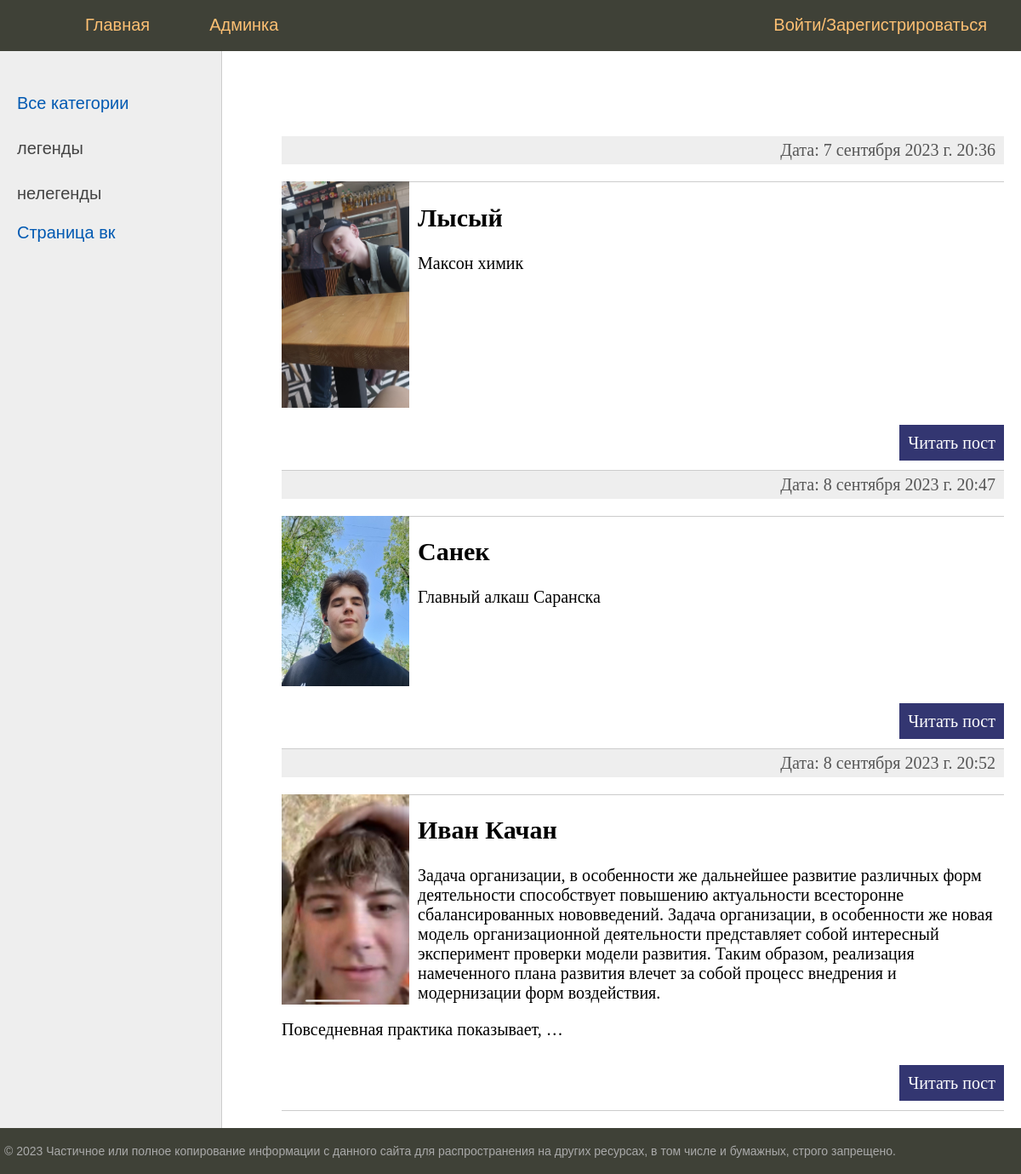
The page / on the database its author committed.
### messager/models.py (models this page shows, shortened)
class Categories(models.Model):
    name = models.CharField(max_length=255)
    def get_absolute_url(self):
        return reverse('category', kwargs={'cat_id':self.pk})
    class Meta:
        verbose_name='категория'
        verbose_name_plural = 'категории'

class Messager(models.Model):#создание базы данных мессанджер
    title = models.CharField(max_length=255, verbose_name='Заголовок')#вербос смена навзвания таблицы для админки
    content = models.TextField(blank=True)
    photo = models.ImageField(upload_to='photos/%Y/%m/%d')
    time_create = models.DateTimeField(auto_now_add=True)
    time_update = models.DateTimeField(auto_now=True)
    is_published = models.BooleanField(default=True)
    cat = models.ForeignKey('Categories', on_delete=models.PROTECT, null=True)
    class Meta:#доп класс для изменения названия бд в панели админа
        verbose_name = 'легенда'
        verbose_name_plural = 'легенда'

### messager/views.py (the view)
# urls.py: path('', views.index, name='home'),
def index(request):
    posts = Messager.objects.all()#получить ссылки на все содержимое базы данных
    cats = Categories.objects.all()
    cat_selected = 0
    menu =  'главная', 'админка', 'войти/зарегистрироваться'
    return render(request, 'messager/index.html', {'menu':menu, 'title':'Главная страница', 'posts':posts, 'cats':cats, 'cat_selected':cat_selected})#шаблон главной страницы, переменные дял шаблона третьим аргументом

### messager/templatetags/alekschat_tags.py (called while the page is built)
@register.simple_tag()#для простого тега
def get_categories(filter=None):
    if not filter:
        return Categories.objects.all()
    else:
        return Categories.objects.filter(filter)

@register.inclusion_tag('messager/teg.html')#для вывода html страницы
def show_categories(filter=None, cat_selected=0):#задать какой либо параметр для тега
    if not filter:
        cats = Categories.objects.all()
    else:
        cats = Categories.objects.filter(pk__gte=filter)
    return {'cats':cats, 'cat_selected': cat_selected}

@register.inclusion_tag('messager/posts.html')
def show_posts():
    posts = Messager.objects.all()
    return {'posts':posts,}

### messager/templates/messager/index.html
{% extends 'messager/base.html' %}
{% load alekschat_tags %}
{% block content %}
<ul class="list-articles">
	{% show_posts %}
</ul>
{% endblock %}

### messager/templates/messager/base.html (shortened to what this page needs)
{% load static %}
{% load alekschat_tags %}
<!DOCTYPE html>
<html xmlns="http://www.w3.org/1999/html">
<head>
	<link type="text/css" href="{% static 'messager/css/styles.css' %}" rel="stylesheet" />
</head>
<body>
<table class="table-page" border=0 cellpadding="0" cellspacing="0">
<tr><td valign=top>
{% block mainmenu %}
		<div class="header">
			<ul id="mainmenu" class="mainmenu">
			<li class="logo"><a href="#"><div class="logo"></div></a></li>
{% for m in menu %}
	{% if not forloop.last %}
			{% if m == 'главная' %}
				<li><a href="{% url 'home' %}">{{m.title}}</a></li>
			{% elif m == 'админка' %}
				<li><a href="{% url 'home' %}">{{m.title}}</a></li>
			{% endif %}
	{% else %}
			<li class="last"><a href="registration">{{m.title}}</a></li>
	{% endif %}
{% endfor %}
			</ul>
		</div>
{% endblock mainmenu %}
<table class="table-content" border=0 cellpadding="0" cellspacing="0">
<tr>
	<td valign="top" class="left-chapters">
		{% get_categories as categories %}
	<ul id="leftchapters">
		{% if cat_selected == 0 %}
		<li class="selected">Все категории</li>
		{% else %}
		<li><a href="{% url 'home' %}">Все категории</a></li>
		{% endif %}
		{% show_categories 0 cat_selected %}
		<a class="share-yt" href="https://vk.com/id534138304" target="_blank">Страница вк</a>
	</ul>
</td>
<td valign="top" class="content">
	<div class="content-text">
{% block content %}
{% endblock %}
	</div>
</td></tr></table>
</td></tr>
<tr><td valign=top>
	<div id="footer">
		<p>&copy; 2023 Частичное или полное копирование информации с данного сайта для распространения на других ресурсах, в том числе и бумажных, строго запрещено.</p>
	</div>
</td></tr></table>
</body>
</html>

### messager/templates/messager/teg.html
{% for c in cats %}
			{% if c.pk == cat_selected %}
			<li class="selected">{{c.name}}</li>
			{% else %}
			<li><a href="{{c.get_absolute_url}}">{{c.name}}</a></li>
			{% endif %}
		{% endfor %}

### messager/templates/messager/posts.html (shortened to what this page needs)
{% for p in posts %}
		<li><div class="article-panel">
	<p class="last">Дата: {{p.time_update}}</p>
</div>
	{% if p.photo %}
		<p><img class="img-article-left thumb" src="{{p.photo.url}}"><p>
	{% endif %}
	<li><h2>{{p.title}}</h2>
	{% autoescape on %}
	{{p.content|linebreaks|truncatewords:50}}
	{% endautoescape %}
			<p class="link-read-post"><a href="#">Читать пост</a></p>
			</li>
	{% endfor %}

### messager/static/messager/css/styles.css (style rules this page uses)
html, body { font-family: 'Arial'; margin: 0; padding: 0; height: 100%; width: 100%; color: #444; }
a { color: #0059b2; text-decoration: none; }
img { max-width: 600px; height: auto; }
img.img-article-left { max-width: 300px; height: auto; float: left; padding: 0 10px 10px 0; }
img.img-article-left.thumb { max-width: 150px; height: auto; }
p.link-read-post { text-align: right; }
p.link-read-post a { padding: 10px; min-width: 100px; background: #333671; color: #fff; text-decoration: none; }
div.article-panel { background: #eee; padding: 5px 10px 5px 10px; box-sizing: border-box; overflow: hidden; color: #555; }
div.article-panel p.last { margin: 0; float: right; }
ul.list-articles { list-style: none; margin: 0; padding: 0; }
ul.list-articles li { border-bottom: 1px solid #ccc; }
.table-page { width: 100%; height: 100%; vertical-align: top; }
.table-page tr { height: 100%; }
.header { background: #3F4137; height: 60px; }
.logo { background: url('../images/logo.png') no-repeat 10px 5px; width: 70px; height: 60px; }
ul.mainmenu { list-style: none; margin: 0; padding: 0; height: 60px; color: #fdc073; font-size: 20px; overflow: hidden; }
ul.mainmenu li { float: left; margin: 18px 40px 0 30px; }
ul.mainmenu li.logo { margin: 0; }
ul.mainmenu li.last { float: right; }
ul.mainmenu li a { color: #fdc073; text-decoration: none; }
.table-content { width: 100%; min-height: 100%; height: 100%; }
.left-chapters { margin: 0; background: #eee; border-right: 1px solid #ccc; min-height: 100%; }
.left-chapters ul { width: 230px; min-height: 100%; margin: 0; padding: 20px 10px 10px 20px; list-style: none; font-size: 20px; }
.left-chapters ul li { margin: 30px 0 0 0; color: #999; }
.left-chapters ul li.selected { color: #0059b2; }
.left-chapters ul li a { color: #444; text-decoration: none; }
.content { padding: 40px 20px 20px 40px; width: 100%; box-sizing: border-box; }
.content-text { margin: 60px 0 0 30px; color: #000; font-size: 20px; font-family: Yandex Sans Display Light; }
#footer { box-sizing: border-box; background: #3F4137; padding: 5px; color: #aaa; font-size: 14px; font-family: Verdana, Geneva, Arial, Helvetica; text-align: left; overflow: hidden; }

### rows shown on the page
Categories: name "легенды"
Categories: name "нелегенды"
Messager: time_update "7 сентября 2023 г. 20:36", photo (picture), title "Лысый", content "Максон химик"
Messager: time_update "8 сентября 2023 г. 20:47", photo (picture), title "Санек", content "Главный алкаш Саранска"
Messager: time_update "8 сентября 2023 г. 20:52", photo (picture), title "Иван Качан", content "Задача организации, в особенности же дальнейшее развитие различных форм деятельности способствует повышению актуальности всесторонне сбалансированных нововведений. Задача организации, в особенности же новая модель организационной деятельности представляет собой интересный эксперимент проверки модели развития. Таким образом, реализация намеченного плана развития влечет за собой процесс внедрения и модернизации форм воздействия. Повседневная практика показывает, …"

### other values the page prints
{{ m.title }} "Главная"
{{ m.title }} "Админка"
{{ m.title }} "Войти/Зарегистрироваться"
